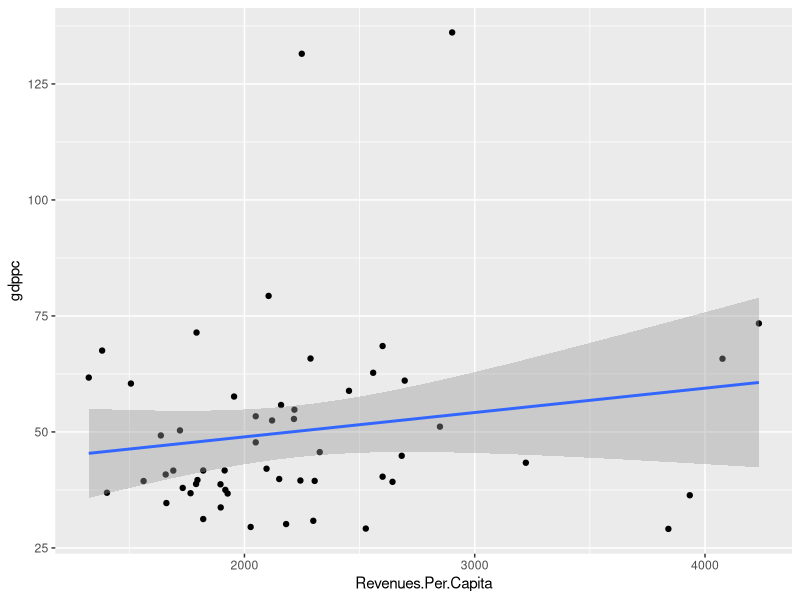
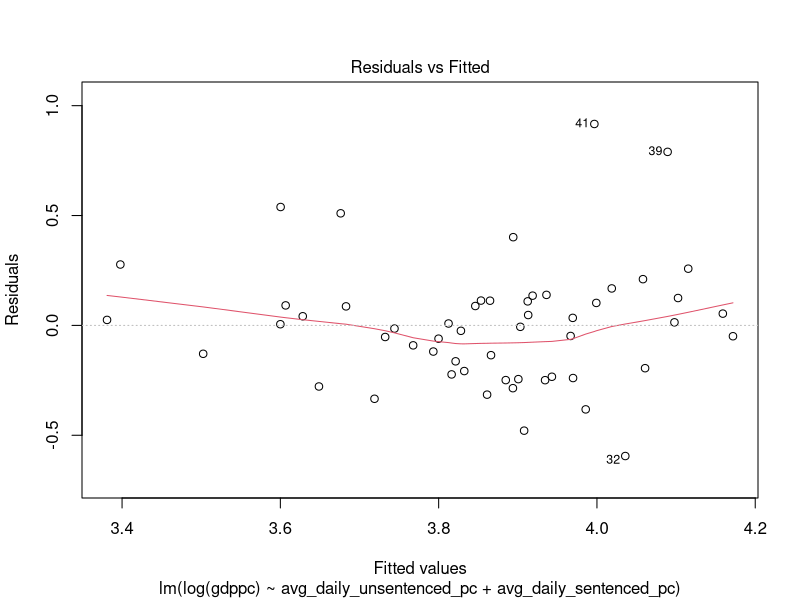
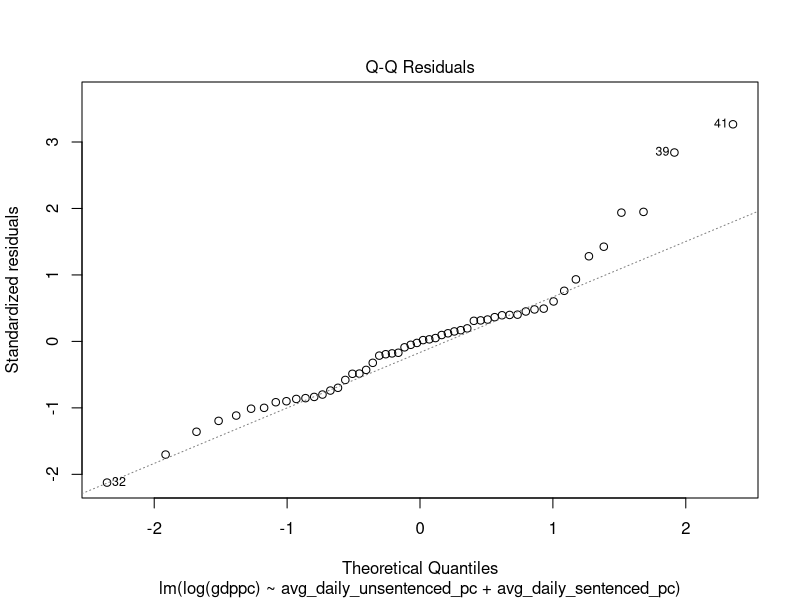
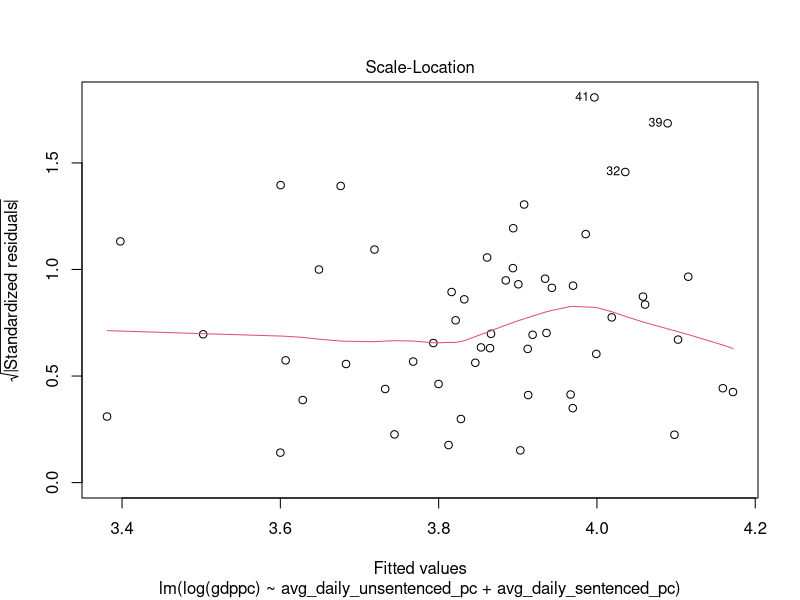
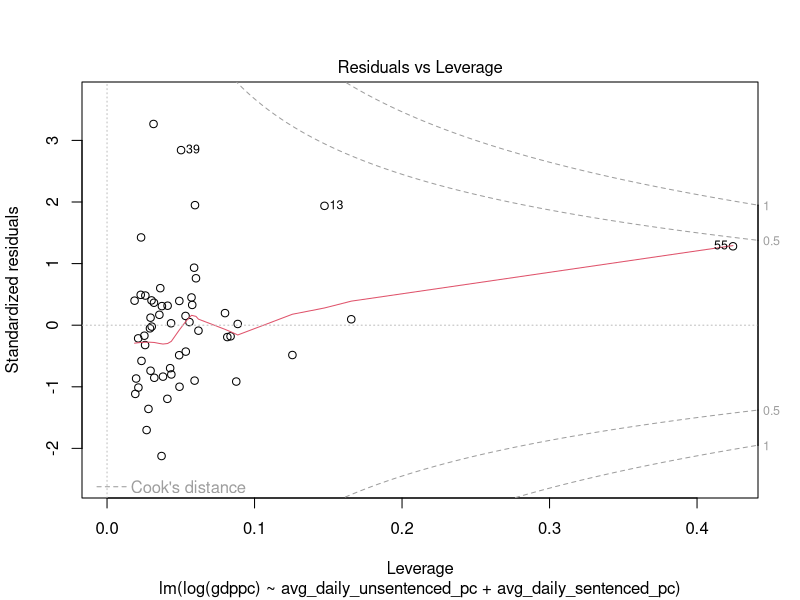
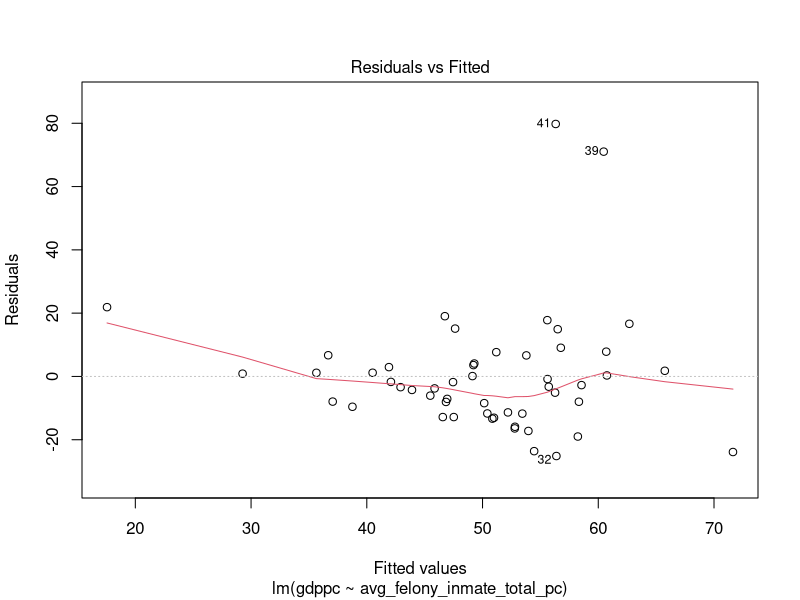
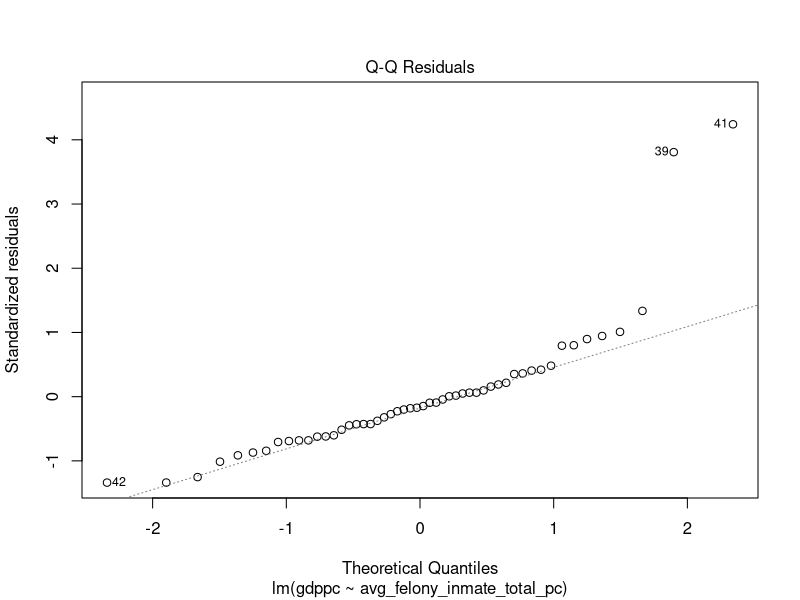
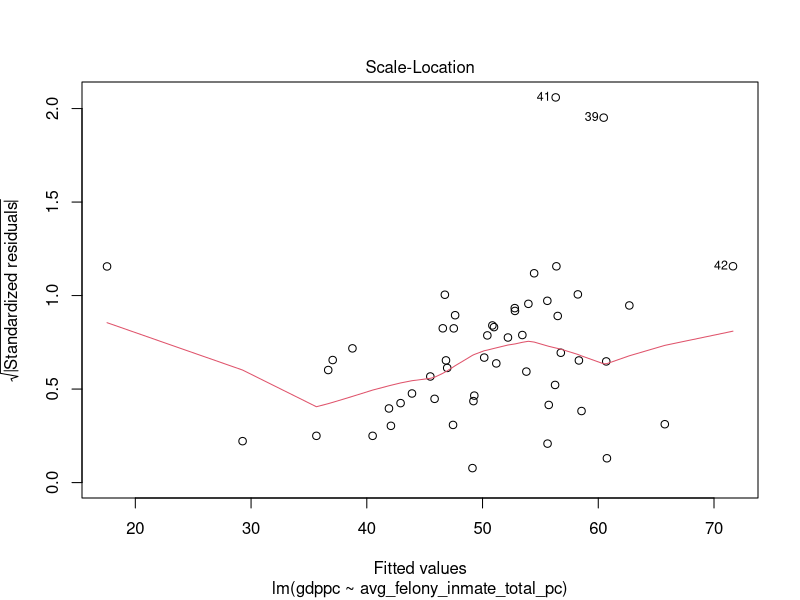

Write R code to recreate these figures, in order. (Note: this script raises an error after producing the figures.)
## ---- chunk 1
library(tidyverse)
library(furrr)
library(readxl)
library(magrittr)
## ---- chunk 2

# initial clean of data
# read in prison data
prison <- read.csv(file = "./data/california_jail_survey_1995_2020_csv/california_jail_county_monthly_1995_2020.csv")
head(prison)

# read in revenue data
revenue <- read.csv(file = "./data/County_Revenues_Per_Capita.csv")


# read in GDP it is 2017 

calgdp <- read.csv("./data/gdpcali.csv",col.names = c("California", "GDP"))

calgdp$GDP <- as.numeric(gsub(",","",calgdp$GDP))


# filter revenue to 2017 and take out the counties that have no revenue
rev17 <- revenue %>% filter(Fiscal.Year == 2017) %>% filter(Entity.Name != "Alpine" & Entity.Name != "Sierra")

# filter prison to 2017 and take out countiees that have no prison
prison17 <- prison %>% filter(year == 2017) %>% filter(census_county_name !=  "San Francisco County")


avgpop <- prison17 %>% group_by(census_county_name) %>% summarise_at(vars(avg_daily_pop_sentenced_male,avg_daily_pop_sentenced_female,avg_felony_inmate_total),.funs = mean)


together <- cbind(calgdp,avgpop,rev17)

together %<>% mutate(gdppc = GDP/Estimated.Population) 

colnames(prison17)




## ---- chunk 3
prisonvars <- prison17 %>% group_by(census_county_name) %>% 
  mutate(avg_daily_unsentenced = avg_daily_pop_unsentenced_female+avg_daily_pop_unsentenced_male) %>%   mutate(avg_daily_sentenced = avg_daily_pop_sentenced_female+avg_daily_pop_sentenced_male) %>% summarise_at(vars(avg_daily_unsentenced,avg_daily_sentenced,avg_felony_inmate_total,avg_fed_inmate_housed_contract),.funs = mean)

together <- cbind(calgdp,prisonvars,rev17)

together %<>% mutate(avg_daily_unsentenced_pc = avg_daily_unsentenced/Estimated.Population, 
                     avg_daily_sentenced_pc = avg_daily_sentenced/Estimated.Population,
                     avg_felony_inmate_total_pc = avg_felony_inmate_total/Estimated.Population,
                     avg_fed_inmate_housed_contract_pc = avg_fed_inmate_housed_contract/Estimated.Population,
                     gdppc = GDP/Estimated.Population) 

fit1 <- lm(Revenues.Per.Capita ~ avg_daily_unsentenced_pc + avg_daily_sentenced_pc, 
           data = together)


summary(fit1)

fit2 <- lm(Revenues.Per.Capita ~ avg_daily_unsentenced_pc + avg_daily_sentenced_pc+
             avg_felony_inmate_total_pc, 
           data = together)

summary(fit2)


fit3 <- lm(Revenues.Per.Capita ~  avg_daily_sentenced_pc+
             avg_felony_inmate_total_pc, 
           data = together)

summary(fit3)


# relationship between GDP and revenue 

fit4 <- lm(Revenues.Per.Capita~gdppc, data =together)

summary(fit4)

together %>% ggplot(aes(x=Revenues.Per.Capita,y=gdppc))+
  geom_point()+
  geom_smooth(method = "lm")

# the same fits with gdp

fit5 <- lm(log(gdppc) ~ avg_daily_unsentenced_pc + avg_daily_sentenced_pc, 
           data = together)

summary(fit5)

plot(fit5)


fit6 <- lm(log(gdppc) ~ avg_daily_unsentenced_pc + avg_daily_sentenced_pc+
             avg_felony_inmate_total_pc, 
           data = together)

summary(fit6)

fit7 <- lm(gdppc ~  avg_daily_sentenced_pc+
             avg_felony_inmate_total_pc, 
           data = together)

summary(fit7)


fit8 <- lm(gdppc~  avg_felony_inmate_total_pc, data = together)

summary(fit8)

plot(fit8)

# federal housing and revenue

fit9<- lm(Revenues.Per.Capita~avg_fed_inmate_housed_contract_pc,data = together)


summary(fit9)

together %>% ggplot(aes(x=avg_fed_inmate_housed_contract,y=Revenues.Per.Capita))+
  geom_point()+
  geom_smooth(method = "lm")


## ---- chunk 4

# make prisons factor
prison$jurisdiction <- as.factor(prison$jurisdiction)



# we can try an imputation approach

prisonMentH <- prison %>% mutate(mental_health_rate = mental_heath_case_open_end_month/highest_inmate_count) 


colnames(prisonMentH)



# lmer output

prisonMentH %<>% mutate(avg_daily_pop_unsentenced_male=scale(avg_daily_pop_unsentenced_male),avg_daily_pop_sentenced_male=scale(avg_daily_pop_sentenced_male)) 

lmef <- lme4::lmer(formula =  mental_health_rate ~ (1+ avg_daily_pop_unsentenced_male+avg_daily_pop_sentenced_male|jurisdiction),data = prisonMentH)

summary(lmef)

coefficients(lmef)

library(gee)

gef <- gee(formula = mental_health_rate ~ 1+ avg_daily_pop_unsentenced_male+avg_daily_pop_sentenced_male, id =jurisdiction, data = prisonMentH,corstr = "independence")

summary(gef)


library(geepack)

geepack::geeglm(formula = mental_health_rate ~ 1+ avg_daily_pop_unsentenced_male+avg_daily_pop_sentenced_male, id =jurisdiction, data = prisonMentH)
## ---- chunk 5
pov <- read_csv(file = "./data/povdata.txt",col_names = F)



x <- apply(pov,1,str_split,pattern = " ")


y <- unlist(x,recursive = FALSE)
y <- lapply(y, function(z){z[z!=""]})


povertydf <- data.frame(do.call(rbind,y))



cnames <- c("FIPS State Code", "FIPS county code","all ages in poverty","LB90CI all ages pov","UB90CI all ages pov",
              "% all ages", "LB90CI percent all ages pov","UB90CI percent all ages pov", 
              " 0-17 in poverty","LB90CI 0-17 pov","UB90CI 0-17 pov",
              "% 0-17", "LB90CI % 0-17 pov","UB90CI % 0-17 pov",
              "5-17 pov", "LB90CI children pov","UB90CI children pov","% 5-17", "LB90CI 5-17 % pov","UB90CI 5-17 % pov",
              "MHI", "90LB MHI", "90UB MHI")

colnames(povertydf) <- cnames

povertydf$`FIPS county code` <- as.numeric(povertydf$`FIPS county code`)
## ---- chunk 6


countiesrevenues <-
  c("Alameda",
    "Amador",
    "Butte",
    "Calaveras",
    "Colusa",
    "Contra Costa",
    "Del Norte",
    "El Dorado",
    "Fresno",
    "Glenn",
    "Humboldt",
    "Imperial",
    "Inyo",
    "Kern",
    "Kings",
    "Lake",
    "Lassen",
    "Los Angeles",
    "Madera",
    "Marin",
    "Mariposa",
    "Mendocino",
    "Merced",
    "Modoc" ,
    "Mono"   ,
    "Monterey"     ,
    "Napa" ,
    "Nevada" ,
    "Orange"      ,
    "Placer"    ,
    "Plumas"    ,
    "Riverside" ,
    "Sacramento"     ,
    "San Benito",
    "San Bernardino" ,
    "San Diego"  ,
    "San Joaquin",
    "San Luis Obispo" ,
    "San Mateo"  ,
    "Santa Barbara",
    "Santa Clara" ,
    "Santa Cruz",
    "Shasta"    ,
    "Siskiyou"  ,
    "Solano"     ,
    "Sonoma",
    "Stanislaus"     ,
    "Sutter"  ,
    "Tehama"     ,
    "Trinity"      ,
    "Tulare"     ,
    "Tuolumne" ,
    "Ventura"    ,
    "Yolo"   ,
    "Yuba"
  )

countyFIPS <- sort(unique(prison17$fips_county_code))

countyFIPStable <- data.frame(Entity.Name = countiesrevenues,countyFIPS)



## ---- chunk 7
# multiple years GEE part 4


# initial clean of data
# read in prison data
prison <- read.csv(file = "./data/california_jail_survey_1995_2020_csv/california_jail_county_monthly_1995_2020.csv")
head(prison)

# read in revenue data
revenue <- read.csv(file = "./data/County_Revenues_Per_Capita.csv")

# JOIN THE REVENUE WITH FIPS 

revenue <- inner_join(revenue,countyFIPStable, by = c("Entity.Name"))

revenue %<>% mutate(fips_county_code=countyFIPS.x)



# take out the counties that have no revenue
revall <- revenue  %>% filter(Entity.Name != "Alpine" & Entity.Name != "Sierra")%>% 
  filter(Fiscal.Year <= 2019 & Fiscal.Year >=2005) %>% mutate(year = Fiscal.Year)




# filter prison to other years and take out countiees that have no prison
prisonall <- prison %>% filter(census_county_name !=  "San Francisco County") %>% 
  filter(year <= 2019 & year >=2005) %>% arrange(census_county_name)


avgpop <- prisonall %>% group_by(fips_county_code,year) %>%
  summarise_at(vars(avg_daily_pop_sentenced_male,avg_daily_pop_sentenced_female,avg_felony_inmate_total,highest_inmate_count),.funs = mean)


together <- inner_join(avgpop,revall,by = c("fips_county_code","year"))


together %<>% mutate(avg_daily_pop_sentenced_male_pc = avg_daily_pop_sentenced_male/highest_inmate_count,
                   avg_daily_pop_sentenced_female_pc =  avg_daily_pop_sentenced_female/highest_inmate_count,
                    revPerPrisoner = Total.Revenues/highest_inmate_count)



## ---- chunk 8
library(gee)
multi <- gee(revPerPrisoner ~ avg_daily_pop_sentenced_male_pc + avg_daily_pop_sentenced_female_pc,data = together, id =fips_county_code)

summary(multi)


library(lme4)
multilme <- lmer(revPerPrisoner ~ (1|fips_county_code) +avg_daily_pop_sentenced_male_pc + avg_daily_pop_sentenced_female_pc, data = together)

summary(multilme)


multilmersl <- lmer(revPerPrisoner ~ (1 +avg_daily_pop_sentenced_male_pc |fips_county_code), data = together)
summary(multilmersl)
